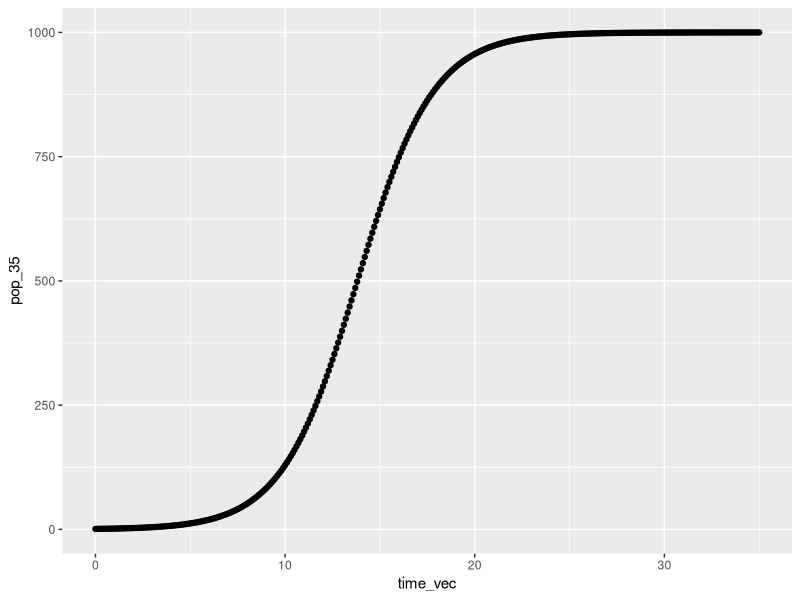
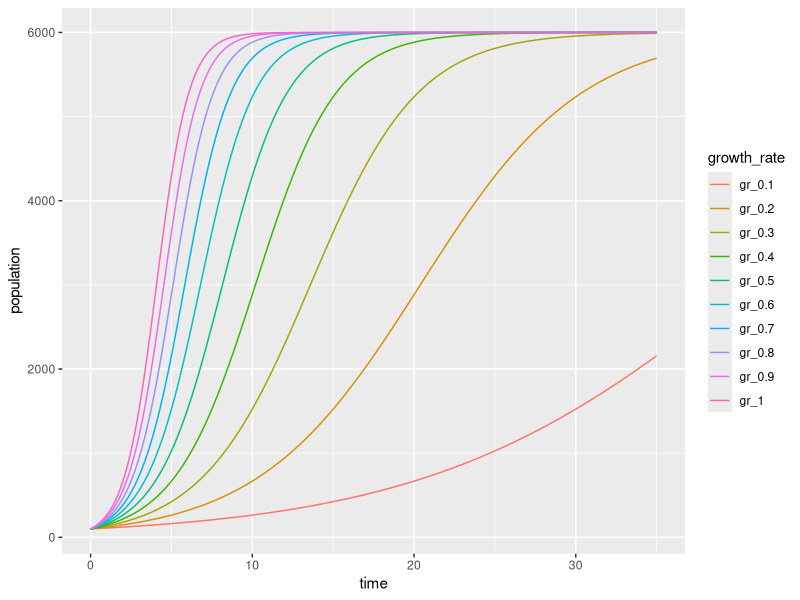

Generate these figures, in order, with R:
## ---- chunk 1
library(tidyverse)
## ---- chunk 2
means_over_columns <- function(df) {
  for (i in seq_along(df)) {
    col_mean <- mean(df[[i]], na.rm = TRUE)
    column_name <- colnames(df[i])
    print(paste("The mean value of", column_name, "is", col_mean))
  }
}


means_over_columns(df = mtcars)
## ---- chunk 3
means_over_columns(faithful)
## ---- chunk 4
apples <- c(1, 2, 3, 4)
price <- c(7, 10, 25)

fruit_out <- matrix(nrow = length(price), ncol = length(apples))

for (i in seq_along(apples)) {
  for (j in seq_along(price)) {
    total_cost <- price[j] * apples[i]
    fruit_out[j, i] <- total_cost
  }
}

total_cost

fruit_out

#fruit_out populates j in the rows, while outer loop stays constant until that row is populated

## ---- chunk 5
length_box <- c(2, 4, 7, 9)
width_box <- c(5, 8, 9, 10)

area <- matrix(nrow = length(length_box), ncol = length(width_box))

for (i in seq_along(length_box)) {
  for (j in seq_along(width_box)) {
    size <- length_box[i] * width_box[j]
    area[i, j] <- size
  }
}

area


## ---- chunk 6
clothing <- c("shirt", "pants", "shoes")
color <- c("purple", "red", "blue", "white")

our_clothes <- matrix(nrow = length(color), ncol = length(clothing))

for (i in seq_along(clothing)) {
  for (j in seq_along(color)) {
    clothing_details <- paste(color[j], clothing[i])
    our_clothes[j, i] <- clothing_details
  }
}

our_clothes

#get a 'subscript out of bounds' error if switch indecies because matrix is then wrong size...so be careful with two vectors of same size because can easily switch rows and column values without noticing

## ---- chunk 7
function_shortcut_test <- function(oranges, rainbows) {
  (oranges * rainbows / 2.4)^2
}

## ---- chunk 8
#exp() raises e to the specified argument power

logistic_growth <- function(K, N0, r, time) {
  K / (1 + ((K-N0)/N0) * exp(-r * time))
}

#now test to make sure the function does indeed work on its own
logistic_growth(K = 5000, N0 = 100, r = 0.07, time = 42)


#now add a time vector
time_vec <- seq(from = 0, to = 35, by = 0.1)

## ---- chunk 9

pop_35 <- logistic_growth(N0 = 1, K = 1000, r = 0.5, time = time_vec)

#now combine into a data frame in order to plot

pop_time35_df <- data.frame(time_vec, pop_35)

#make a gg plot

ggplot(data = pop_time35_df,
       aes(x = time_vec,
           y = pop_35)) +
  geom_point()


## ---- chunk 10

pop_35_vec <- vector(mode = "numeric", length = length(time_vec))

for (i in seq_along(time_vec)) {
  population <- logistic_growth(N0 = 100, K = 6000, r = 0.27, time = time_vec[i])
  pop_35_vec[i] <- population
}

population

## ---- chunk 11

#make new sequence of growth rate values (outer for loop)

r_seq <- seq(from = 0.1, to = 1.0, by = 0.1)

#now create matrix structure

out_matrix <- matrix(nrow = length(time_vec), ncol = length(r_seq))

#when writing for loop, start with outermost iteration

for (i in seq_along(r_seq)) {
  for (j in seq_along(time_vec)) {
    pop <- logistic_growth(K = 6000, N0 = 100, r = r_seq[i], time = time_vec[j])
    out_matrix[j, i] <- pop
  }
}

#check out-matrix ouput in the console

## ---- chunk 12

logistic_df <- data.frame(out_matrix, time = time_vec)

#now we have a new column with time showing up
#but default column headings are X1, X2, etc....
#so make column names more descriptive, gr_(value from r_seq) - so update column names:

colnames(logistic_df) <- c(paste0("gr_", r_seq), "time") #adding "time" gives right number of column names

logistic_df_long <- logistic_df |> 
  pivot_longer(cols = -time,
               values_to = "population",
               names_to = "growth_rate")

#-time specifies to keep every column except for time
## ---- chunk 13

ggplot(data = logistic_df_long,
       aes(x = time,
           y = population)) +
  geom_line(aes(color = growth_rate))


## ---- chunk 14

calc_wind_power <- function(rho, radius, windspeed) {
  
  if (windspeed > 130) {
    warning("Whoa, that's really fast. Are you sure?")
  }
  if (rho > 1.225) {
    warning("That air density is suspicious.")
  }
  if (radius < 0) {
    stop("rotor radius must be a positive value in meters")
  }
  
  0.3*rho*pi*(radius^2)*(windspeed^3)
}

#check that function works

calc_wind_power(1.225, 20, 35)

## ---- chunk 15

calc_wind_power(rho = 3.2, radius = 5, windspeed = 15)



